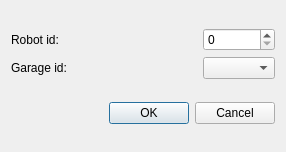
<?xml version="1.0" encoding="UTF-8"?>
<ui version="4.0">
 <class>UiAddRobotDialog</class>
 <widget class="QDialog" name="UiAddRobotDialog">
  <property name="geometry">
   <rect>
    <x>0</x>
    <y>0</y>
    <width>286</width>
    <height>152</height>
   </rect>
  </property>
  <property name="windowTitle">
   <string>Dialog</string>
  </property>
  <layout class="QVBoxLayout" name="verticalLayout">
   <item>
    <layout class="QGridLayout" name="gridLayout">
     <item row="1" column="0">
      <widget class="QLabel" name="label_2">
       <property name="text">
        <string>Robot id:</string>
       </property>
      </widget>
     </item>
     <item row="1" column="3">
      <spacer name="horizontalSpacer">
       <property name="orientation">
        <enum>Qt::Horizontal</enum>
       </property>
       <property name="sizeHint" stdset="0">
        <size>
         <width>40</width>
         <height>20</height>
        </size>
       </property>
      </spacer>
     </item>
     <item row="1" column="4">
      <widget class="QSpinBox" name="spinBox"/>
     </item>
     <item row="2" column="0">
      <widget class="QLabel" name="label_3">
       <property name="text">
        <string>Garage id:</string>
       </property>
      </widget>
     </item>
     <item row="2" column="4">
      <widget class="QComboBox" name="comboBox"/>
     </item>
    </layout>
   </item>
   <item>
    <widget class="QDialogButtonBox" name="buttonBox">
     <property name="orientation">
      <enum>Qt::Horizontal</enum>
     </property>
     <property name="standardButtons">
      <set>QDialogButtonBox::Cancel|QDialogButtonBox::Ok</set>
     </property>
    </widget>
   </item>
  </layout>
 </widget>
 <resources/>
 <connections>
  <connection>
   <sender>buttonBox</sender>
   <signal>accepted()</signal>
   <receiver>UiAddRobotDialog</receiver>
   <slot>accept()</slot>
   <hints>
    <hint type="sourcelabel">
     <x>248</x>
     <y>254</y>
    </hint>
    <hint type="destinationlabel">
     <x>157</x>
     <y>274</y>
    </hint>
   </hints>
  </connection>
  <connection>
   <sender>buttonBox</sender>
   <signal>rejected()</signal>
   <receiver>UiAddRobotDialog</receiver>
   <slot>reject()</slot>
   <hints>
    <hint type="sourcelabel">
     <x>316</x>
     <y>260</y>
    </hint>
    <hint type="destinationlabel">
     <x>286</x>
     <y>274</y>
    </hint>
   </hints>
  </connection>
 </connections>
</ui>
